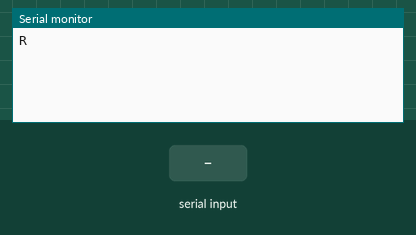
A sketch run on a simulated Arduino Uno, built with avr-gcc and run on an emulated ATmega328P. Shown: the last lines printed to the serial monitor. Inputs (shaded band) come from the test bench.

Above: at 1.2 s.
1.3 s: "1" received over Serial
At 2.5 s:
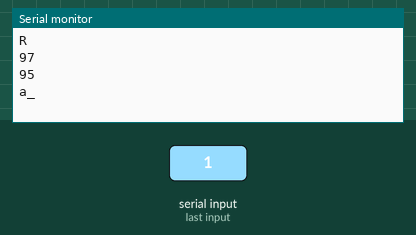
3.5 s: "0" received over Serial
At 4.8 s:
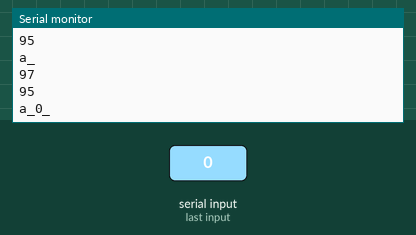
6.5 s: "2" received over Serial
At 7.6 s:
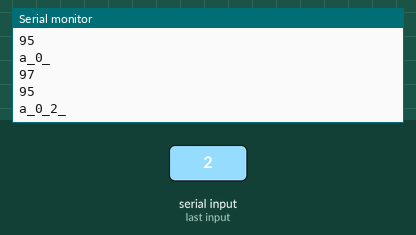
9.5 s: "1" received over Serial
At 10.8 s:
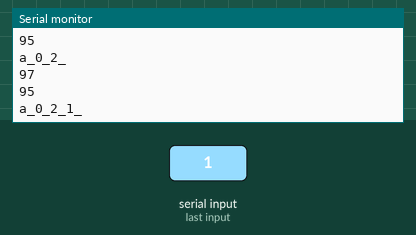
12.5 s: "0" received over Serial
At 13.5 s:
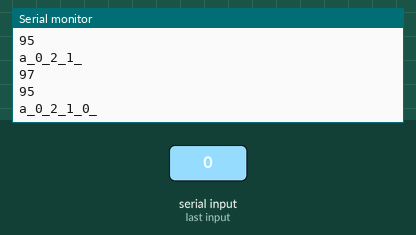
15.5 s: "2" received over Serial
At 16.8 s:
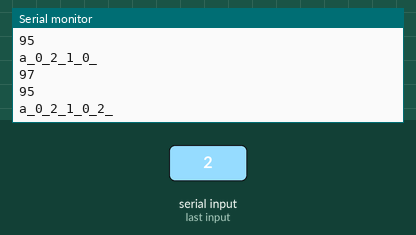

The sketch:

atratu.ino
```cpp
char inChar;
char inStr[255];
int i;
bool rec;

void setup() {
  Serial.begin(19200);
  Serial.println((char)21586);
  inStr[0]='0';
}

void loop() {
  if (Serial.available() > 0 )
    {
      //inStr = "";
      while (Serial.available() > 0)
    {
      inChar = Serial.read();
      inStr[i] += inChar;
      i++;
    }
    inStr[i] += '_';
    i++;
  }
  if (inStr[0] != '0')
  {
    Serial.println((int)inStr[0]);
    Serial.println((int)inStr[1]);
    Serial.println(inStr);
  }
  delay(1000);
}
```

Measured:
- after the input at 1.3 s, the serial monitor: prints a new line after 0.70 s (image 1)
- after the input at 3.5 s, the serial monitor: prints a new line after 0.51 s (image 2)
- after the input at 6.5 s, the serial monitor: prints a new line after 0.51 s (image 3)
- after the input at 9.5 s, the serial monitor: prints a new line after 0.51 s (image 4)
- after the input at 12.5 s, the serial monitor: prints a new line after 0.51 s (image 5)
- after the input at 15.5 s, the serial monitor: prints a new line after 0.51 s (image 6)
